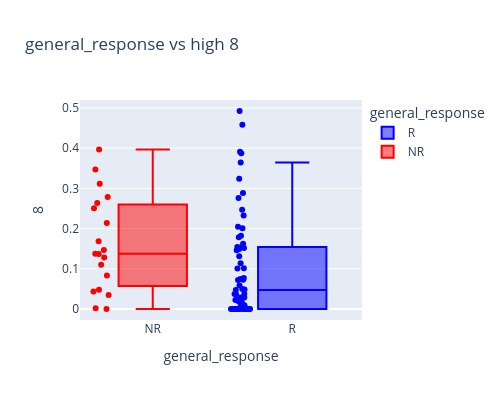
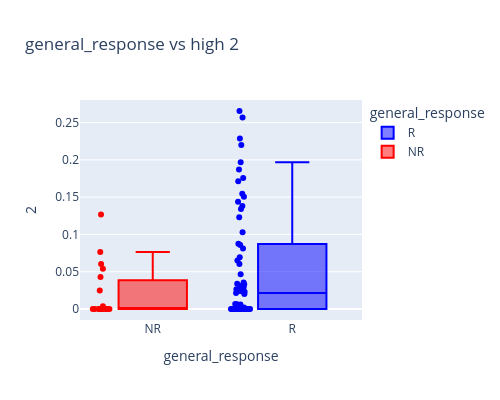
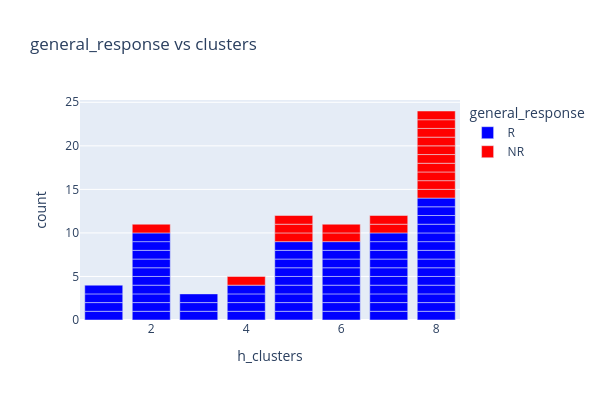
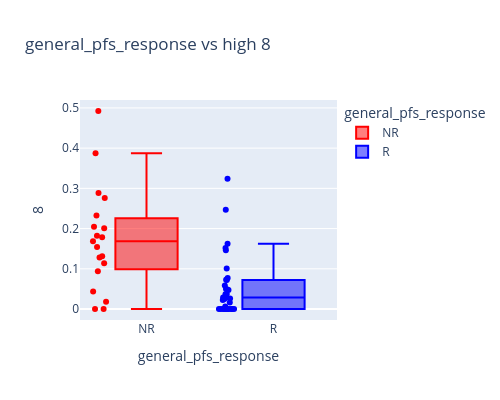

Notebook source saved alongside these figures, in order:
### Code cell
for treat in ['general', 'general_pfs', "CART", "Kydar"]:
    col = f"{treat}_response"
    if 'general' in treat:
        df = pateints_df_to_show[pateints_df_to_show['Disease']=="RRMM"]
    else:
        df = pateints_df_to_show[~pateints_df_to_show[col].isna()]
    fig = make_subplots(rows=1, cols=2) 

    for arch_col in ['8', '2']:
        f = px.box(df, title=f"{col} vs high {arch_col}",
           y=arch_col, # architype_col
           x=col, hover_data=["Hospital.Code", '2', '8', 'Disease'], points="all", color=col,
           color_discrete_map={'NR':'red', 'R':'blue'})
        # for trace in range(len(f["data"])):
        #     fig.add_trace(f["data"][trace], row=1, col=1)
        f.update_layout(autosize=False, width=500, height=400)
        f.update_xaxes(categoryorder='category ascending')
        f.show()
    f = px.bar(df, title=f"{col} vs clusters",
               x=enrichment_col,
               color=col, hover_data=["Hospital.Code", '8', 'Disease'],
               color_discrete_map={'NR':'red', 'R':'blue'})
    f.update_xaxes(categoryorder='category ascending')
    f.update_layout( autosize=False, width=600, height=400)
    f.show()
    # for trace in range(len(f["data"])):
    #     fig.add_trace(f["data"][trace], row=1, col=2)
    # fig.show()

### Figure 1 — Plotly figure (JSON) as saved in the notebook; plotly's stock layout.template omitted (floating-point values rounded to 4 significant figures; data arrays with more than 128 entries replaced by an {"elided": "..."} marker saying what was removed)
{"data": [{"alignmentgroup": "True", "boxpoints": "all", "customdata": {"elided": "66x3 mixed values"}, "hovertemplate": "general_response=%{x}<br>8=%{y}<br>Hospital.Code=%{customdata[0]}<br>2=%{customdata[1]}<br>Disease=%{customdata[2]}<extra></extra>", "legendgroup": "R", "marker": {"color": "blue"}, "name": "R", "notched": false, "offsetgroup": "R", "orientation": "v", "showlegend": true, "type": "box", "x": ["R", "R", "R", "R", "R", "R", "R", "R", "R", "R", "R", "R", "R", "R", "R", "R", "R", "R", "R", "R", "R", "R", "R", "R", "R", "R", "R", "R", "R", "R", "R", "R", "R", "R", "R", "R", "R", "R", "R", "R", "R", "R", "R", "R", "R", "R", "R", "R", "R", "R", "R", "R", "R", "R", "R", "R", "R", "R", "R", "R", "R", "R", "R", "R", "R", "R"], "x0": " ", "xaxis": "x", "y": [0.1313, null, 0.364, 0.1462, 0.1518, 0.1823, null, 0.02601, 0.01594, 0.1785, 2.22e-16, 2.22e-16, 0.1492, 2.22e-16, 0.1622, 0.05874, 0.04737, 0.07181, 2.22e-16, 2.22e-16, 2.22e-16, 0.02224, 0.02473, 2.22e-16, 0.1528, 0.4583, 0.2011, 2.22e-16, 2.22e-16, 0.006125, 2.22e-16, 0.07451, 2.22e-16, 0.1014, 0.01772, 2.43e-16, 2.22e-16, 0.2046, 0.03733, 0.03647, 0.02876, 0.2882, 0.2327, 0.07726, 0.2762, 0.3242, 2.22e-16, 3.56e-08, 0.02836, 0.1007, 0.04858, 0.07254, 2.22e-16, 0.009182, 0.3913, 2.22e-16, 0.04998, 0.3873, 0.2467, 0.1544, 0.03702, 0.4924, 0.1136, null, 2.22e-16, 2.22e-16], "y0": " ", "yaxis": "y"}, {"alignmentgroup": "True", "boxpoints": "all", "customdata": [["01-007", 2.22e-16, "RRMM"], ["10-004", 2.22e-16, "RRMM"], ["12-001", 2.22e-16, "RRMM"], ["028-0601-001", 2.22e-16, "RRMM"], ["028-0602-004", 2.845e-06, "RRMM"], ["028-0604-004", 2.22e-16, "RRMM"], ["028-0605-001", 0.07649, "RRMM"], ["028-0608-008", 2.22e-16, "RRMM"], ["cart_p02", 0.003535, "RRMM"], ["cart_p03", 0.02483, "RRMM"], ["csa-01-02", 2.22e-16, "RRMM"], ["csa-01-03", 2.22e-16, "RRMM"], ["emd_001", 2.22e-16, "RRMM"], ["tlv50", 2.22e-16, "RRMM"], ["tlv50-dn", 0.1267, "RRMM"], ["tlv69", 0.06042, "RRMM"], ["tlv75", 0.04306, "RRMM"], ["tlv77", 2.22e-16, "RRMM"], ["tlv97", 0.0539, "RRMM"]], "hovertemplate": "general_response=%{x}<br>8=%{y}<br>Hospital.Code=%{customdata[0]}<br>2=%{customdata[1]}<br>Disease=%{customdata[2]}<extra></extra>", "legendgroup": "NR", "marker": {"color": "red"}, "name": "NR", "notched": false, "offsetgroup": "NR", "orientation": "v", "showlegend": true, "type": "box", "x": ["NR", "NR", "NR", "NR", "NR", "NR", "NR", "NR", "NR", "NR", "NR", "NR", "NR", "NR", "NR", "NR", "NR", "NR", "NR"], "x0": " ", "xaxis": "x", "y": [0.3117, 0.3964, 0.04816, 0.08315, 0.2503, 0.2786, 0.1373, 0.1369, 0.1101, 0.04344, 0.2634, 0.1279, 0.147, 0.1684, 0.2138, 2.22e-16, 0.03453, 0.3471, 0.001792], "y0": " ", "yaxis": "y"}], "layout": {"autosize": false, "boxmode": "overlay", "height": 400, "legend": {"title": {"text": "general_response"}, "tracegroupgap": 0}, "title": {"text": "general_response vs high 8"}, "width": 500, "xaxis": {"anchor": "y", "autorange": true, "categoryarray": ["R", "NR", null], "categoryorder": "category ascending", "domain": [0, 1], "range": [-0.5222, 1.5], "title": {"text": "general_response"}, "type": "category"}, "yaxis": {"anchor": "x", "autorange": true, "domain": [0, 1], "range": [-0.02735, 0.5197], "title": {"text": "8"}, "type": "linear"}}}

### Figure 2 — Plotly figure (JSON) as saved in the notebook; plotly's stock layout.template omitted (floating-point values rounded to 4 significant figures; data arrays with more than 128 entries replaced by an {"elided": "..."} marker saying what was removed)
{"data": [{"alignmentgroup": "True", "boxpoints": "all", "customdata": {"elided": "66x3 mixed values"}, "hovertemplate": "general_response=%{x}<br>2=%{y}<br>Hospital.Code=%{customdata[0]}<br>8=%{customdata[1]}<br>Disease=%{customdata[2]}<extra></extra>", "legendgroup": "R", "marker": {"color": "blue"}, "name": "R", "notched": false, "offsetgroup": "R", "orientation": "v", "showlegend": true, "type": "box", "x": ["R", "R", "R", "R", "R", "R", "R", "R", "R", "R", "R", "R", "R", "R", "R", "R", "R", "R", "R", "R", "R", "R", "R", "R", "R", "R", "R", "R", "R", "R", "R", "R", "R", "R", "R", "R", "R", "R", "R", "R", "R", "R", "R", "R", "R", "R", "R", "R", "R", "R", "R", "R", "R", "R", "R", "R", "R", "R", "R", "R", "R", "R", "R", "R", "R", "R"], "x0": " ", "xaxis": "x", "y": [2.22e-16, null, 0.04672, 0.1967, 2.22e-16, 2.22e-16, null, 2.22e-16, 0.02009, 2.22e-16, 0.2655, 0.02401, 2.22e-16, 0.006649, 2.22e-16, 0.1439, 0.006252, 2.22e-16, 0.06942, 0.02639, 0.08751, 0.1231, 0.03381, 0.06514, 2.22e-16, 2.22e-16, 2.22e-16, 0.187, 0.08591, 0.06044, 0.134, 2.22e-16, 2.22e-16, 7.105e-11, 0.1757, 2.22e-16, 0.08102, 0.02306, 0.0296, 2.22e-16, 0.0216, 2.22e-16, 0.0236, 2.22e-16, 0.1504, 2.22e-16, 0.1381, 5.587e-12, 0.03315, 0.03076, 0.2567, 0.2285, 0.1713, 0.22, 2.22e-16, 0.1547, 0.0355, 2.22e-16, 2.22e-16, 0.006052, 2.22e-16, 2.22e-16, 0.001462, null, 0.103, 0.002131], "y0": " ", "yaxis": "y"}, {"alignmentgroup": "True", "boxpoints": "all", "customdata": [["01-007", 0.3117, "RRMM"], ["10-004", 0.3964, "RRMM"], ["12-001", 0.04816, "RRMM"], ["028-0601-001", 0.08315, "RRMM"], ["028-0602-004", 0.2503, "RRMM"], ["028-0604-004", 0.2786, "RRMM"], ["028-0605-001", 0.1373, "RRMM"], ["028-0608-008", 0.1369, "RRMM"], ["cart_p02", 0.1101, "RRMM"], ["cart_p03", 0.04344, "RRMM"], ["csa-01-02", 0.2634, "RRMM"], ["csa-01-03", 0.1279, "RRMM"], ["emd_001", 0.147, "RRMM"], ["tlv50", 0.1684, "RRMM"], ["tlv50-dn", 0.2138, "RRMM"], ["tlv69", 2.22e-16, "RRMM"], ["tlv75", 0.03453, "RRMM"], ["tlv77", 0.3471, "RRMM"], ["tlv97", 0.001792, "RRMM"]], "hovertemplate": "general_response=%{x}<br>2=%{y}<br>Hospital.Code=%{customdata[0]}<br>8=%{customdata[1]}<br>Disease=%{customdata[2]}<extra></extra>", "legendgroup": "NR", "marker": {"color": "red"}, "name": "NR", "notched": false, "offsetgroup": "NR", "orientation": "v", "showlegend": true, "type": "box", "x": ["NR", "NR", "NR", "NR", "NR", "NR", "NR", "NR", "NR", "NR", "NR", "NR", "NR", "NR", "NR", "NR", "NR", "NR", "NR"], "x0": " ", "xaxis": "x", "y": [2.22e-16, 2.22e-16, 2.22e-16, 2.22e-16, 2.845e-06, 2.22e-16, 0.07649, 2.22e-16, 0.003535, 0.02483, 2.22e-16, 2.22e-16, 2.22e-16, 2.22e-16, 0.1267, 0.06042, 0.04306, 2.22e-16, 0.0539], "y0": " ", "yaxis": "y"}], "layout": {"autosize": false, "boxmode": "overlay", "height": 400, "legend": {"title": {"text": "general_response"}, "tracegroupgap": 0}, "title": {"text": "general_response vs high 2"}, "width": 500, "xaxis": {"anchor": "y", "autorange": true, "categoryarray": ["R", "NR", null], "categoryorder": "category ascending", "domain": [0, 1], "range": [-0.5222, 1.5], "title": {"text": "general_response"}, "type": "category"}, "yaxis": {"anchor": "x", "autorange": true, "domain": [0, 1], "range": [-0.01475, 0.2803], "title": {"text": "2"}, "type": "linear"}}}

### Figure 3 — Plotly figure (JSON) as saved in the notebook; plotly's stock layout.template omitted (floating-point values rounded to 4 significant figures; data arrays with more than 128 entries replaced by an {"elided": "..."} marker saying what was removed)
{"data": [{"alignmentgroup": "True", "customdata": {"elided": "66x3 mixed values"}, "hovertemplate": "general_response=R<br>h_clusters=%{x}<br>count=%{y}<br>Hospital.Code=%{customdata[0]}<br>8=%{customdata[1]}<br>Disease=%{customdata[2]}<extra></extra>", "legendgroup": "R", "marker": {"color": "blue", "pattern": {"shape": ""}}, "name": "R", "offsetgroup": "R", "orientation": "v", "showlegend": true, "textposition": "auto", "type": "bar", "x": [8, null, 8, 2, 6, 8, null, 1, 4, 3, 2, 6, 4, 5, 3, 1, 4, 5, 6, 5, 6, 1, 7, 6, 8, 8, 8, 2, 5, 1, 2, 7, 6, 7, 7, 4, 7, 8, 5, 5, 6, 8, 8, 3, 2, 8, 2, 7, 7, 6, 2, 2, 2, 7, 8, 2, 5, 8, 8, 5, 7, 8, 6, null, 7, 5], "xaxis": "x", "y": [1, 1, 1, 1, 1, 1, 1, 1, 1, 1, 1, 1, 1, 1, 1, 1, 1, 1, 1, 1, 1, 1, 1, 1, 1, 1, 1, 1, 1, 1, 1, 1, 1, 1, 1, 1, 1, 1, 1, 1, 1, 1, 1, 1, 1, 1, 1, 1, 1, 1, 1, 1, 1, 1, 1, 1, 1, 1, 1, 1, 1, 1, 1, 1, 1, 1], "yaxis": "y"}, {"alignmentgroup": "True", "customdata": [["01-007", 0.3117, "RRMM"], ["10-004", 0.3964, "RRMM"], ["12-001", 0.04816, "RRMM"], ["028-0601-001", 0.08315, "RRMM"], ["028-0602-004", 0.2503, "RRMM"], ["028-0604-004", 0.2786, "RRMM"], ["028-0605-001", 0.1373, "RRMM"], ["028-0608-008", 0.1369, "RRMM"], ["cart_p02", 0.1101, "RRMM"], ["cart_p03", 0.04344, "RRMM"], ["csa-01-02", 0.2634, "RRMM"], ["csa-01-03", 0.1279, "RRMM"], ["emd_001", 0.147, "RRMM"], ["tlv50", 0.1684, "RRMM"], ["tlv50-dn", 0.2138, "RRMM"], ["tlv69", 2.22e-16, "RRMM"], ["tlv75", 0.03453, "RRMM"], ["tlv77", 0.3471, "RRMM"], ["tlv97", 0.001792, "RRMM"]], "hovertemplate": "general_response=NR<br>h_clusters=%{x}<br>count=%{y}<br>Hospital.Code=%{customdata[0]}<br>8=%{customdata[1]}<br>Disease=%{customdata[2]}<extra></extra>", "legendgroup": "NR", "marker": {"color": "red", "pattern": {"shape": ""}}, "name": "NR", "offsetgroup": "NR", "orientation": "v", "showlegend": true, "textposition": "auto", "type": "bar", "x": [8, 8, 4, 6, 8, 8, 8, 8, 5, 5, 8, 6, 8, 8, 2, 5, 7, 8, 7], "xaxis": "x", "y": [1, 1, 1, 1, 1, 1, 1, 1, 1, 1, 1, 1, 1, 1, 1, 1, 1, 1, 1], "yaxis": "y"}], "layout": {"autosize": false, "barmode": "relative", "height": 400, "legend": {"title": {"text": "general_response"}, "tracegroupgap": 0}, "title": {"text": "general_response vs clusters"}, "width": 600, "xaxis": {"anchor": "y", "autorange": true, "categoryorder": "category ascending", "domain": [0, 1], "range": [0.5, 8.5], "title": {"text": "h_clusters"}, "type": "linear"}, "yaxis": {"anchor": "x", "autorange": true, "domain": [0, 1], "range": [0, 25.26], "title": {"text": "count"}, "type": "linear"}}}

### Figure 4 — Plotly figure (JSON) as saved in the notebook; plotly's stock layout.template omitted (floating-point values rounded to 4 significant figures)
{"data": [{"alignmentgroup": "True", "boxpoints": "all", "customdata": [["01-001", 2.22e-16, "RRMM"], ["01-009", 2.22e-16, "RRMM"], ["04-002", 2.22e-16, "RRMM"], ["11-004", 2.22e-16, "RRMM"], ["028-0603-005", 0.1757, "RRMM"], ["028-0608-005", 2.22e-16, "RRMM"], ["cart_p03", 0.02483, "RRMM"], ["cart_p14", 0.02306, "RRMM"], ["cart_p21", 2.22e-16, "RRMM"], ["cart_p21", 0.0236, "RRMM"], ["cart_p23", 0.1504, "RRMM"], ["cart_p71", 0.1713, "RRMM"], ["csa-01-03", 2.22e-16, "RRMM"], ["tlv41", 2.22e-16, "RRMM"], ["tlv43", 0.006052, "RRMM"], ["tlv48", 2.22e-16, "RRMM"], ["tlv50", 2.22e-16, "RRMM"], ["tlv51", 0.001462, "RRMM"], ["tlv69", 0.06042, "RRMM"]], "hovertemplate": "general_pfs_response=%{x}<br>8=%{y}<br>Hospital.Code=%{customdata[0]}<br>2=%{customdata[1]}<br>Disease=%{customdata[2]}<extra></extra>", "legendgroup": "NR", "marker": {"color": "red"}, "name": "NR", "notched": false, "offsetgroup": "NR", "orientation": "v", "showlegend": true, "type": "box", "x": ["NR", "NR", "NR", "NR", "NR", "NR", "NR", "NR", "NR", "NR", "NR", "NR", "NR", "NR", "NR", "NR", "NR", "NR", "NR"], "x0": " ", "xaxis": "x", "y": [0.1313, 0.1823, 0.1785, 0.2011, 0.01772, 0.09368, 0.04344, 0.2046, 0.2882, 0.2327, 0.2762, 2.22e-16, 0.1279, 0.3873, 0.1544, 0.4924, 0.1684, 0.1136, 2.22e-16], "y0": " ", "yaxis": "y"}, {"alignmentgroup": "True", "boxpoints": "all", "customdata": [["01-002", null, "RRMM"], ["01-005", 0.1967, "RRMM"], ["01-006", 2.22e-16, "RRMM"], ["01-011", 2.22e-16, "RRMM"], ["03-001", 0.02009, "RRMM"], ["04-003", 0.2655, "RRMM"], ["04-004", 0.02401, "RRMM"], ["05-001", 0.006649, "RRMM"], ["05-002", 2.22e-16, "RRMM"], ["08-001", 0.1439, "RRMM"], ["09-001", 0.006252, "RRMM"], ["09-002", 2.22e-16, "RRMM"], ["09-003", 0.06942, "RRMM"], ["10-002", 0.02639, "RRMM"], ["10-003", 0.08751, "RRMM"], ["10-005", 0.1231, "RRMM"], ["10-006", 0.03381, "RRMM"], ["10-007", 0.06514, "RRMM"], ["12-002", 0.08591, "RRMM"], ["14-001", 0.06044, "RRMM"], ["028-0608-001", 2.22e-16, "RRMM"], ["cart_p16", 0.0296, "RRMM"], ["cart_p18", 2.22e-16, "RRMM"], ["cart_p20", 0.0216, "RRMM"], ["cart_p22", 2.22e-16, "RRMM"], ["cart_p32", 2.22e-16, "RRMM"], ["cart_p35", 0.1381, "RRMM"], ["cart_p36", 5.587e-12, "RRMM"], ["cart_p36", 0.03315, "RRMM"], ["cart_p45", 0.03076, "RRMM"], ["cart_p48", 0.2567, "RRMM"], ["cart_p54", 0.2285, "RRMM"], ["tlv27", 0.0355, "RRMM"], ["tlv42", 2.22e-16, "RRMM"]], "hovertemplate": "general_pfs_response=%{x}<br>8=%{y}<br>Hospital.Code=%{customdata[0]}<br>2=%{customdata[1]}<br>Disease=%{customdata[2]}<extra></extra>", "legendgroup": "R", "marker": {"color": "blue"}, "name": "R", "notched": false, "offsetgroup": "R", "orientation": "v", "showlegend": true, "type": "box", "x": ["R", "R", "R", "R", "R", "R", "R", "R", "R", "R", "R", "R", "R", "R", "R", "R", "R", "R", "R", "R", "R", "R", "R", "R", "R", "R", "R", "R", "R", "R", "R", "R", "R", "R"], "x0": " ", "xaxis": "x", "y": [null, 0.1462, 0.1518, 0.02601, 0.01594, 2.22e-16, 2.22e-16, 2.22e-16, 0.1622, 0.05874, 0.04737, 0.07181, 2.22e-16, 2.22e-16, 2.22e-16, 0.02224, 0.02473, 2.22e-16, 2.22e-16, 0.006125, 2.43e-16, 0.03733, 0.03647, 0.02876, 0.07726, 0.3242, 2.22e-16, 3.56e-08, 0.02836, 0.1007, 0.04858, 0.07254, 0.04998, 0.2467], "y0": " ", "yaxis": "y"}], "layout": {"autosize": false, "boxmode": "overlay", "height": 400, "legend": {"title": {"text": "general_pfs_response"}, "tracegroupgap": 0}, "title": {"text": "general_pfs_response vs high 8"}, "width": 500, "xaxis": {"anchor": "y", "autorange": true, "categoryarray": ["NR", "R", null], "categoryorder": "category ascending", "domain": [0, 1], "range": [-0.525, 1.5], "title": {"text": "general_pfs_response"}, "type": "category"}, "yaxis": {"anchor": "x", "autorange": true, "domain": [0, 1], "range": [-0.02735, 0.5197], "title": {"text": "8"}, "type": "linear"}}}
